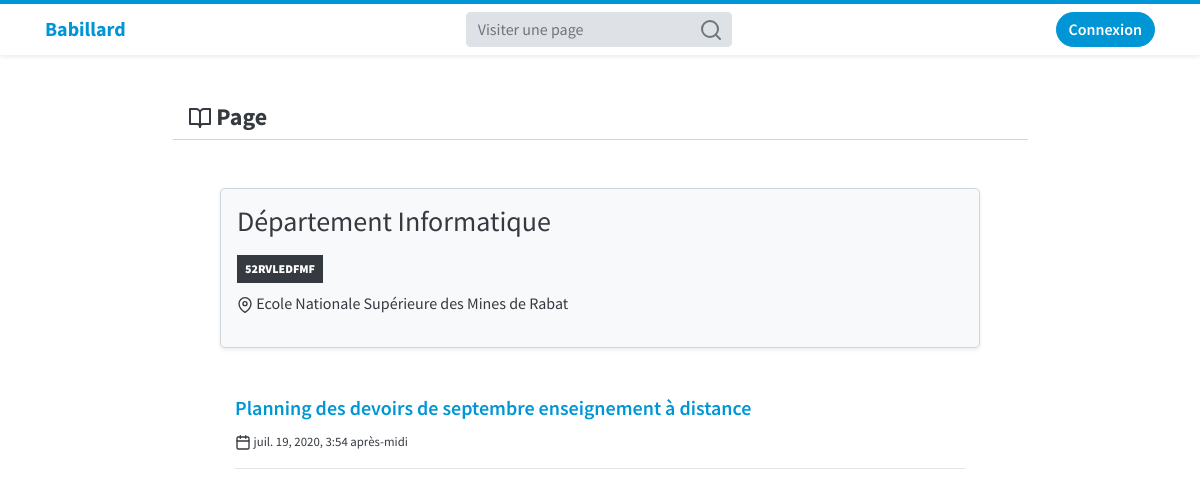
/page/8/, run on an earlier commit of the app's database.
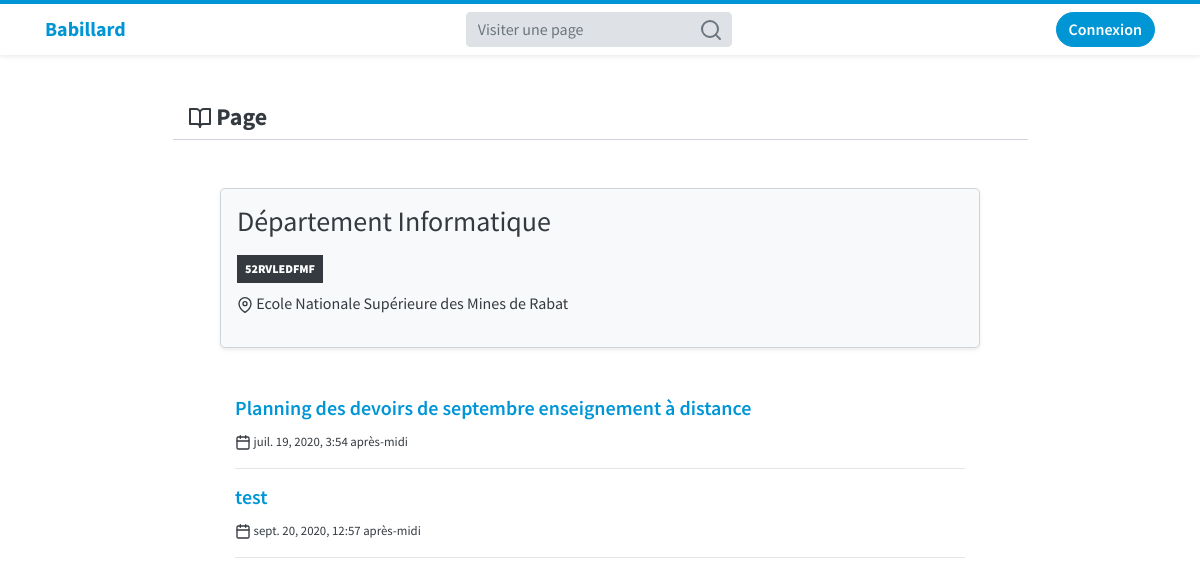
And on a later commit of the database.
### pages/models.py (models this page shows, shortened)
class Annonce(models.Model):
	title = models.CharField(max_length=255, verbose_name="Titre de l'annonce")
	content = models.TextField(verbose_name="Contenu")
	page = models.ForeignKey(Page, on_delete=models.CASCADE)
	date_posted = models.DateTimeField(auto_now_add=True)
	date_archive = models.DateTimeField(blank = True , null = True , verbose_name = "Date d'archivage (facultative)")
	archive = models.BooleanField(default = False)

### pages/views.py (the view)
# urls.py: path('page/<int:page_id>/', pages_views.page, name='page'),
def page(request, page_id):
	page = Page.objects.get(id=page_id)
	if page.login_req and not request.user.is_authenticated:
		return redirect('login')
	if page.private and request.user not in page.members.all():
		raise PermissionDenied
	return render(request, 'page.html', {'page': page})

### users/forms.py
class UpdateForm(forms.ModelForm):
	class Meta:
		model = User
		fields = ['username', 'first_name', 'last_name', 'email']

### users/views.py (called while the page is built)
def update_form(request):
	if request.user.is_authenticated:
		instance = request.user
		up_form = UpdateForm(instance = instance)
	else:
		up_form = UpdateForm()
	return {'up_form': up_form}

### templates/page.html (shortened to what this page needs)
{% extends 'home.html' %}
{% block main %}
	    <div class="row justify-content-center mt-5">
	      <div class="col-md-9 border-bottom">
	        <h4><strong> Page</strong></h4>
	      </div>
	    </div>
	    <div class="row justify-content-center py-5">
	    <div class="col-md-8 bg-light shadow-sm rounded p-3 border">
	    <div class="row">
	    <div class="col-md-9">
	      <p class="m-0"><h3 class="d-inline">{{page.name}}</h3>
	      </p>
	      <h3 class="badge badge-dark p-2 rounded-0"><strong>{{page.code}}</strong></h3>
	      {% if page.organisme %}
	      <p> {{page.organisme}}</p>
	      {% endif %}
	      </div>
	      <div class="col-md-3 text-right">
	      </div>
	      </div>
	    </div>
		</div>
		<div class="row justify-content-center">
			<div class="col-md-8">
				{% for ann in page.annonce_set.all %}
				<a href="{% url 'annonce' ann.id %}"><h5 class="font-weight-bold">{{ann.title}}</h5></a>
				<p><small> {{ann.date_posted}}</small>
				</p>
				<hr>
				{% endfor %}
			</div>
		</div>
{% endblock main %}

What changed in the data, as far as the page shows it:
added Annonce: title "test", date_posted "sept. 20, 2020, 12:57 après-midi"
